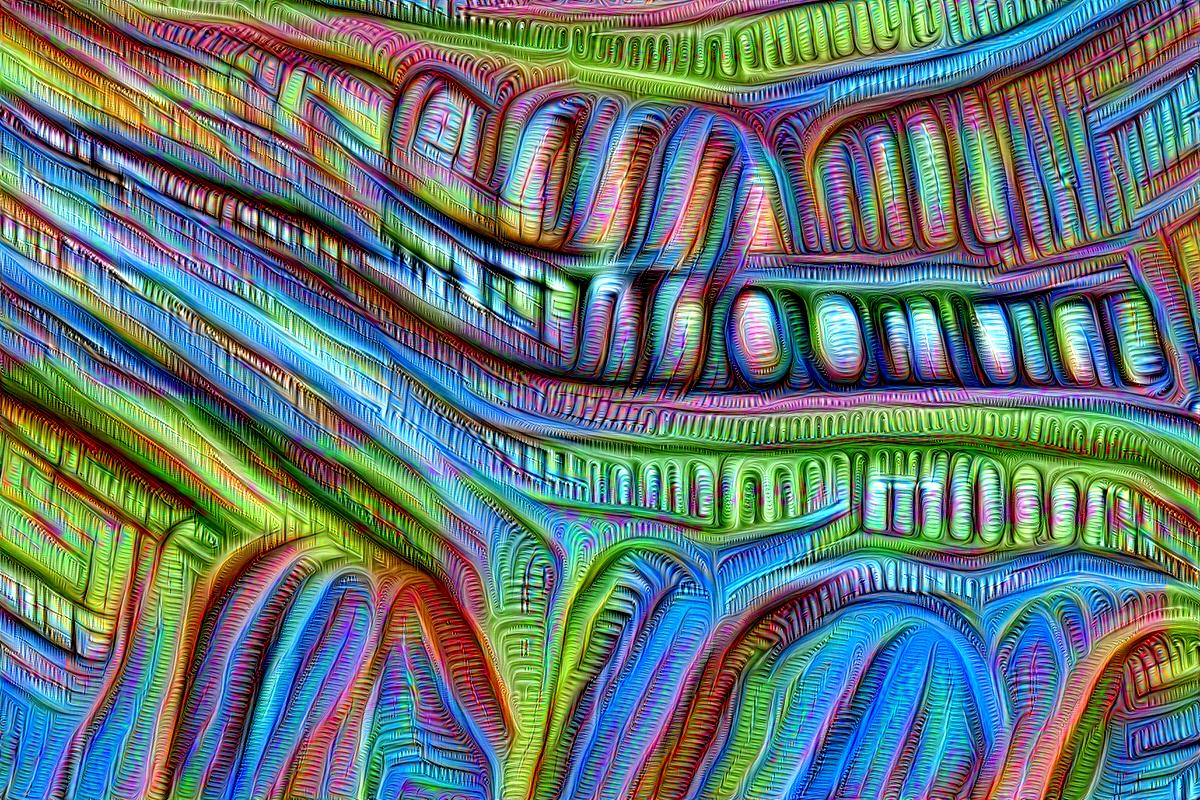
#> input picture Photos/Iterative_Places205-GoogLeNet_1.jpg, 1200 x 800 px; its folder holds only this picture in this run
$ jupyter execute --allow-errors ExampleGeneration.ipynb   (shell and % lines are left out)
#> lines starting #> are read from the running program, lines starting #| are printed output that depends on the picture; after the words box and inside, x2 and y2 are one past the last pixel; in counts of white or black regions, pixels touching at a corner belong together
### exGenerator.py
import numpy as np
from scipy.ndimage import rotate
import os
from PIL import Image
import math
import cv2
import matplotlib.pyplot as plt


def ex1(matricola):
#> called with matricola = '1606411'
    aux_1 = list(matricola*2 + matricola[:2])
    aux_2 = list(matricola[:2] + matricola*2)
    aux_16 = []
    for i in range(len(aux_1)):
        aux_16.append(abs(int(aux_1[i])-int(aux_2[i])))

    aux_1 = list(matricola + matricola[:2])
    aux_2 = list(matricola[:4] + matricola[2:])
    aux_9 = []
    for i in range(len(aux_1)):
        aux_9.append(abs(int(aux_1[i])-int(aux_2[i])))

    image = np.array(aux_16)
    image = np.reshape(image, (4,4))
    kernel = np.array(aux_9)
    kernel = np.reshape(kernel, (3,3))

    paddings = ["Constant padding: 0", "Constant padding 1", "Reflection padding", "Symmetric padding"]
    matricola_list = list(matricola)
    totale = 0
    for elem in matricola_list:
        totale += int(elem)
    padding_index = (totale%4)
    x_coords_1 = (totale%2)+ 1
    y_coords_1 = (totale%2)+1
    x_coords_2 = (totale%4)
    y_coords_2 = (totale%4)
    if not (x_coords_2 == 0 or x_coords_2 == 3 or y_coords_2 == 0 or y_coords_2 == 3):
        x_coords_2 = 0
    operations = ['Convolution', 'Correlation']
    print("Operation:")
    print(operations[totale%2])
    print("\nImage:")
    print(image)
    print("\nKernel:")
    print(kernel)
    print("\nPaddings:")
    print(paddings[padding_index])
    print("\nFirst Coords")
    print(x_coords_1, y_coords_1)
    print("Second Coords")
    print(x_coords_2, y_coords_2)


def ex2(matricola):
#> called with matricola = '1606411'
    aux = [int(elem) for elem in matricola]
    totale = 0
    for elem in aux:
        totale += elem
    print("Sigma:")
    print(totale%8 +1)


def ex3(matricola):
    #aux_1 = list(matricola[3:] + matricola[4:] + matricola[3:5] +matricola[:3]+ matricola[:4])
    #aux_2 = list(matricola[6:] + matricola[3:5] + matricola[2:] + matricola[:6]+ matricola[:2])
#> called with matricola = '1606411'
    aux = list(matricola[3:]*4)
    aux_16 = []
    for elem in aux:
        aux_16.append(int(elem))

    image = np.array(aux_16)
    image = np.reshape(image, (4,4))

    kernel = [[-1,-2,-1],[-1,-2,-1],[-1,-2,-1]]
    kernel = np.array(kernel)
    aux = [int(elem) for elem in matricola]
    totale = 0
    for elem in aux:
        totale += elem
    rotation = 45*(totale%8)
    print("Image:")
    print(rotate(image, angle=rotation, mode='nearest', reshape=False))
    print("\nKernel:")
    print(rotate(kernel, angle=rotation, mode='nearest', reshape=False))


def ex4(matricola):

    #aux = list([['0'] + list(matricola[3:6]) +['0'], ['0']*2 + list(matricola[4]) +[0]*2, ['0']*5, ['0']*2 + list(matricola[4]) +[0]*2, ['0'] + list(matricola[3:6]) +['0']])
#> called with matricola = '1606411'
    aux = list(['0'] + list(matricola[3:6]) +['0']+ ['0']*2 + list(matricola[4]) +[0]*2 + ['0']*5 + ['0']*2 + list(matricola[4]) +[0]*2 + ['0'] + list(matricola[3:6]) +['0'])
    aux_16 = []
    for elem in aux:
        aux_16.append(int(elem))

    image = np.array(aux_16)
    image = np.reshape(image, (5,5))

    aux = [int(elem) for elem in matricola]
    totale = 0
    for elem in aux:
        totale += elem
    rotation = 45*(totale%8)
    operations = ['Opening', 'Closure']
    if totale%2==0:
        image[2,2] = 1
    image = np.where(image==0, image, 1)
    print("Image:")
    print(rotate(image, angle=rotation, mode='nearest', reshape=False))
    print("\nOperation:")
    print(operations[totale%2])


def ex5(matricola):
#> called with matricola = '1606411'
    aux = list(['0'] + list(matricola[3:6]) +['0']+ ['0']*2 + list(matricola[4]) +[0]*2 + ['0']*10 + ['0']*2 + list(matricola[4]) +[0]*2)
    aux_16 = []
    for elem in aux:
        aux_16.append(int(elem))

    image = np.array(aux_16)
    image = np.reshape(image, (5,5))

    aux = [int(elem) for elem in matricola]
    totale = 0
    for elem in aux:
        totale += elem
    rotation = 45*(totale%8)
    operations = ['Erosion (3,3)', 'Dilation (3,3)']

    print("Image:")
    print(rotate(image, angle=rotation, mode='nearest', reshape=False))
    print("\nOperation:")
    print(operations[totale%2])


def ex6(matricola):
#> called with matricola = '1606411'
    aux1 = list(matricola[:4])
    aux2 = list(matricola[4:]+matricola[1])
    aux = []
    for i in range(len(aux1)):
        aux.append(abs(int(aux1[i])-int(aux2[i])))
    vec = np.array(aux)
    print("Upsample by a factor of 2 (resulting in a 1x8 vector) via Bilinear Interpolation")
    print(vec)


def ex7(matricola):
#> called with matricola = '1606411'
    aux1 = list(matricola)
    aux2 = list(matricola)
    aux2.reverse()
    aux = []
    for i in range(len(aux1)):
        aux.append(abs(int(aux1[i])+int(aux2[i])))
    aux += list(matricola) + list(matricola[4:6])
    mat = [int(elem) for elem in aux]
    image = np.array(mat)
    image = np.reshape(image, (4,4))
    print("Image Mat:")
    print(image)


def ex8(matricola):
#> called with matricola = '1606411'
    path = "./Photos"
    aux = [int(elem) for elem in matricola]
    totale = 0
    for elem in aux:
        totale += elem
    lista = os.listdir(path)
    idx1 = totale%len(lista)
    idx2 = (totale-3)%len(lista)
    im1 = Image.open(path + '/' + lista[idx1]).convert('L')
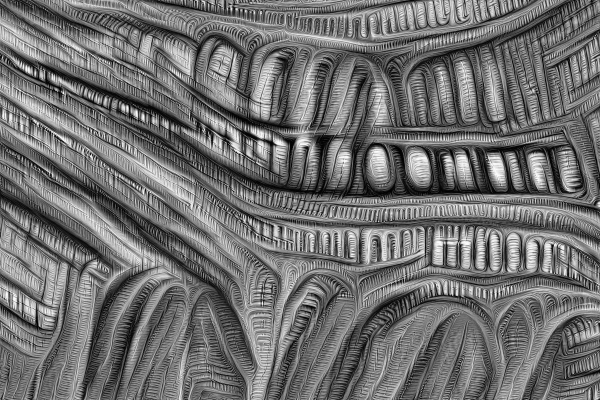
#> im1: PIL image 1200x800 L (shown at 1/2 size); min 0, max 255, mean 112
    im2 = Image.open(path + '/' + lista[idx2]).convert('L')
    return im1, im2


def ex10(matricola):
#> called with matricola = '1606411'
    aux = [int(elem) for elem in matricola]
    totale = 0
    for elem in aux:
        totale += elem
    methods = ['HoG', 'Harris']
    print("Features Extractor:\n", methods[totale%2])


def draw_shape(image, shape, dims, color):
    """Draws a shape from the given specs."""
    # Get the center x, y and the size s
    x, y, s = dims
    if shape == 'square':
        image = cv2.rectangle(image, (x - s, y - s),
                              (x + s, y + s), color, -1)
    elif shape == "circle":
        image = cv2.circle(image, (x, y), s, color, -1)
    elif shape == "triangle":
        points = np.array([[(x, y - s),
                            (x - s / math.sin(math.radians(60)), y + s),
                            (x + s / math.sin(math.radians(60)), y + s),
                            ]], dtype=np.int32)
        image = cv2.fillPoly(image, points, color)
    return image


def ex11(matricola):
#> called with matricola = '1606411'
    image1 = np.zeros((256,256,3))
    image2 = np.zeros((256,256,3))
    image3 = np.zeros((256,256,3))
    image4 = np.zeros((256,256,3))

    coords_1 = [[64,64], [64, 192], [192, 64], [192,192]]
    coords_2 = [[64,64], [64, 192], [192, 64], [192,192]]
    shapes = ["square", "circle", "triangle"]

    aux = [int(elem) for elem in matricola]
    totale = 0
    for elem in aux:
        totale += elem

    idx1 = totale%4
    idx2 = (totale-1)%4
    if idx1==idx2:
        idx1 = 0
        idx2 = 1
    shapeIdx1 = totale%3
    shapeIdx2 = (totale-1)%3

    dims1 = ((totale%3)+1)*12
    dims2 = ((totale%4)+1)*10

    color = (255,255,255)

    coords1_1 = [coords_1[idx1][0], coords_1[idx1][1], dims1]
    coords1_2 = [coords_2[idx2][0], coords_2[idx2][1], dims2]

    if coords_1[idx1][0]==64:
        coords_1[idx1][0] -= 10
    if coords_1[idx1][1]==64:
        coords_1[idx1][1] -= 10
    if coords_1[idx1][0]==192:
        coords_1[idx1][0] += 10
    if coords_1[idx1][1]==192:
        coords_1[idx1][1] += 10

    if coords_2[idx2][0]==64:
        coords_2[idx2][0] += 10
    if coords_2[idx2][1]==64:
        coords_2[idx2][1] += 10
    if coords_2[idx2][0]==192:
        coords_2[idx2][0] -= 10
    if coords_2[idx2][1]==192:
        coords_2[idx2][1] -= 10

    coords2_1 = [coords_1[idx1][0], coords_1[idx1][1], dims1]
    coords2_2 = [coords_2[idx2][0], coords_2[idx2][1], dims2]

    if coords_1[idx1][0]==54:
        coords_1[idx1][0] -= 10
    if coords_1[idx1][1]==54:
        coords_1[idx1][1] -= 10
    if coords_1[idx1][0]==202:
        coords_1[idx1][0] += 10
    if coords_1[idx1][1]==202:
        coords_1[idx1][1] += 10

    if coords_2[idx2][0]==74:
        coords_2[idx2][0] += 10
    if coords_2[idx2][1]==74:
        coords_2[idx2][1] += 10
    if coords_2[idx2][0]==182:
        coords_2[idx2][0] -= 10
    if coords_2[idx2][1]==182:
        coords_2[idx2][1] -= 10

    coords3_1 = [coords_1[idx1][0], coords_1[idx1][1], dims1]
    coords3_2 = [coords_2[idx2][0], coords_2[idx2][1], dims2]

    image1 = draw_shape(image1, shapes[shapeIdx1], coords1_1, color)
    image1 = draw_shape(image1, shapes[shapeIdx2], coords1_2, color)

    image2 = draw_shape(image2, shapes[shapeIdx1], coords2_1, color)
    image2 = draw_shape(image2, shapes[shapeIdx2], coords2_2, color)

    image3 = draw_shape(image3, shapes[shapeIdx1], coords3_1, color)
    image3 = draw_shape(image3, shapes[shapeIdx2], coords3_2, color)


    image4 = draw_shape(image4, shapes[shapeIdx1], coords1_1, color)
    image4 = draw_shape(image4, shapes[shapeIdx2], coords1_2, color)

    image4 = draw_shape(image4, shapes[shapeIdx1], coords2_1, color)
    image4 = draw_shape(image4, shapes[shapeIdx2], coords2_2, color)

    image4 = draw_shape(image4, shapes[shapeIdx1], coords3_1, color)
    image4 = draw_shape(image4, shapes[shapeIdx2], coords3_2, color)

    image1 = Image.fromarray(image1.astype(np.uint8)).convert('L')
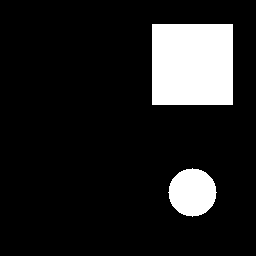
#> image1: PIL image 256x256 L; 12.7% white; 2 white regions, box (x1, y1, x2, y2) and area: (152, 24, 233, 105) 6561, (168, 168, 217, 217) 1793
    image2 = Image.fromarray(image2.astype(np.uint8)).convert('L')
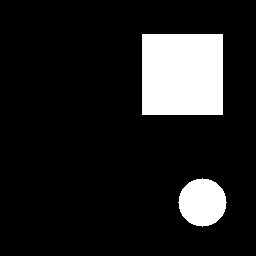
#> image2: PIL image 256x256 L; 12.7% white; 2 white regions, box (x1, y1, x2, y2) and area: (142, 34, 223, 115) 6561, (178, 178, 227, 227) 1793
    image3 = Image.fromarray(image3.astype(np.uint8)).convert('L')
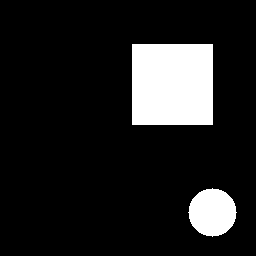
#> image3: PIL image 256x256 L; 12.7% white; 2 white regions, box (x1, y1, x2, y2) and area: (132, 44, 213, 125) 6561, (188, 188, 237, 237) 1793
    image4 = Image.fromarray(image4.astype(np.uint8)).convert('L')
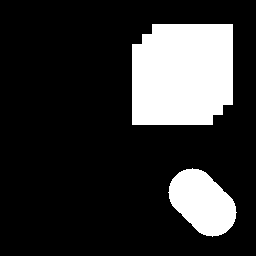
#> image4: PIL image 256x256 L; 19.4% white; 2 white regions, box (x1, y1, x2, y2) and area: (132, 24, 233, 125) 9601, (168, 168, 237, 237) 3125
#> call 2 of ex11, with matricola = '1224467'
#> in ex11 (call 2), `image1 = Image.fromarray(image1.astype(np.uint8)).convert('L')`:
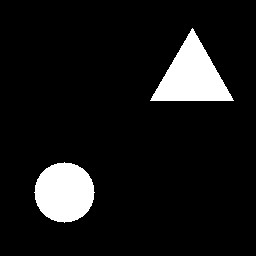
#> image1: PIL image 256x256 L; 9% white; 2 white regions, box (x1, y1, x2, y2) and area: (150, 28, 234, 101) 3105, (34, 162, 95, 223) 2821
#> in ex11 (call 2), `image2 = Image.fromarray(image2.astype(np.uint8)).convert('L')`:
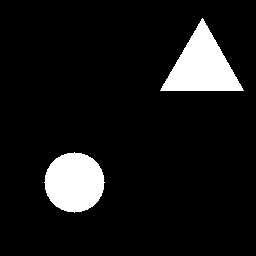
#> image2: PIL image 256x256 L; 9% white; 2 white regions, box (x1, y1, x2, y2) and area: (160, 18, 244, 91) 3105, (44, 152, 105, 213) 2821
#> in ex11 (call 2), `image3 = Image.fromarray(image3.astype(np.uint8)).convert('L')`:
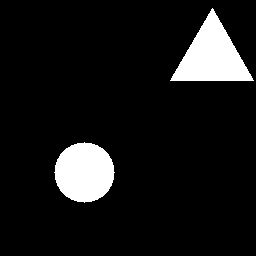
#> image3: PIL image 256x256 L; 9% white; 2 white regions, box (x1, y1, x2, y2) and area: (170, 8, 254, 81) 3105, (54, 142, 115, 203) 2821
#> in ex11 (call 2), `image4 = Image.fromarray(image4.astype(np.uint8)).convert('L')`:
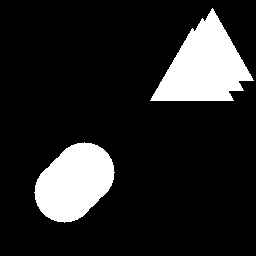
#> image4: PIL image 256x256 L; 14.8% white; 2 white regions, box (x1, y1, x2, y2) and area: (150, 8, 254, 101) 5195, (34, 142, 115, 223) 4509

    return image1, image2, image3, image4


def ex12(matricola):
#> called with matricola = '1606411'
    path = "./Distorted"
    aux = [int(elem) for elem in matricola]
    totale = 0
    for elem in aux:
        totale += elem
    lista = os.listdir(path)
    idx1 = totale%len(lista)
    idx2 = (totale-3)%len(lista)
    im1 = Image.open(path + '/' + lista[idx1]).convert('L')
    im2 = Image.open(path + '/' + lista[idx2]).convert('L')
    return im1, im2

### ExampleGeneration.ipynb
[cell 1]
import numpy as np
from scipy.ndimage import rotate
import os
from PIL import Image
import math
import cv2
import matplotlib.pyplot as plt

[cell 2]
from exGenerator import *

[cell 3]
matricola = '1606411'

[cell 4]
ex1(matricola)

[cell 5]
ex2(matricola)

[cell 6]
ex3(matricola)

[cell 7]
ex4(matricola)

[cell 8]
ex5(matricola)

[cell 9]
ex6(matricola)

[cell 10]
ex7(matricola)

[cell 11]
im1, im2 = ex8(matricola)

[cell 12]
plt.imshow(im2)

[cell 13]
ex10(matricola)

[cell 14]
im1, im2, im3, im4 = ex11(matricola)

[cell 15]
plt.imshow(im4)

[cell 16]
im1, im2, im3, im4 = ex11('1224467')
plt.imshow(im1)

#> (a cell that did not finish here is left out)

#> (a cell that did not finish here is left out)

[cell 19]
plt.imshow(im1)

$ run again, on Photos/Iterative_Places205-GoogLeNet_14.jpg
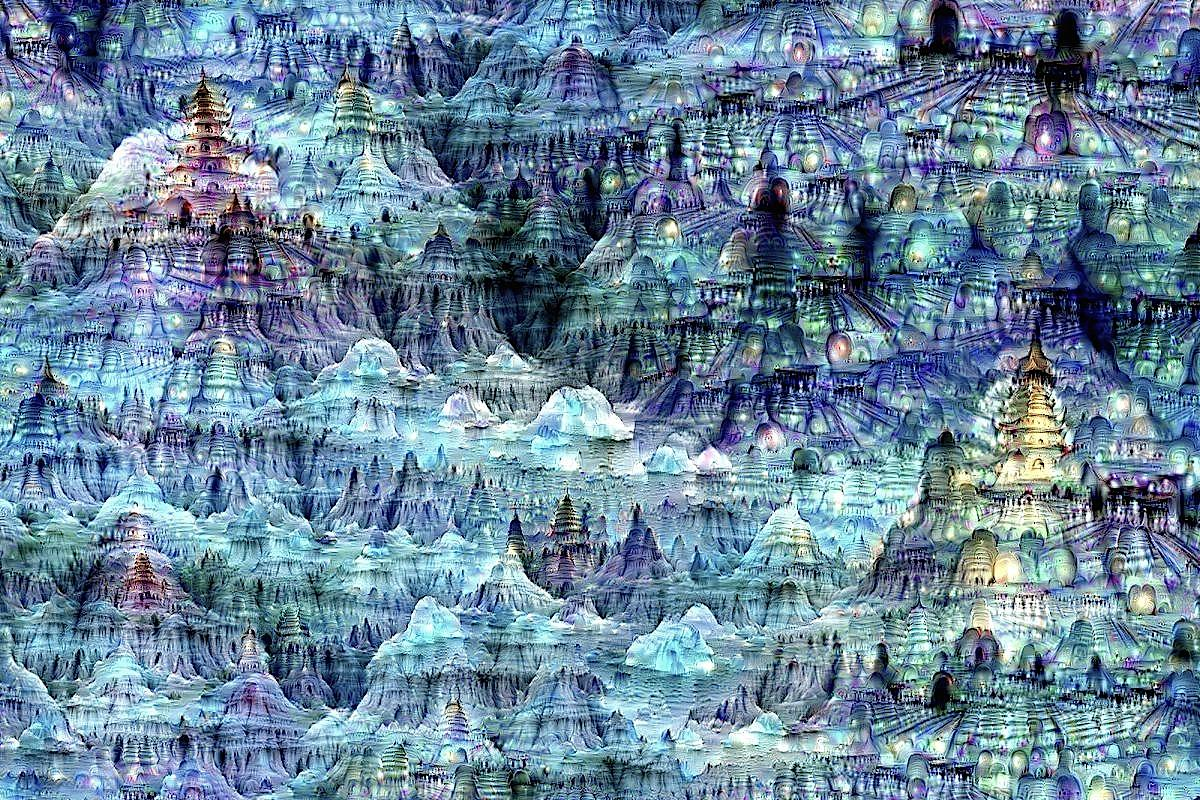
#> input picture Photos/Iterative_Places205-GoogLeNet_14.jpg, 1200 x 800 px
#> in ex8, `im1 = Image.open(path + '/' + lista[idx1]).convert('L')`:
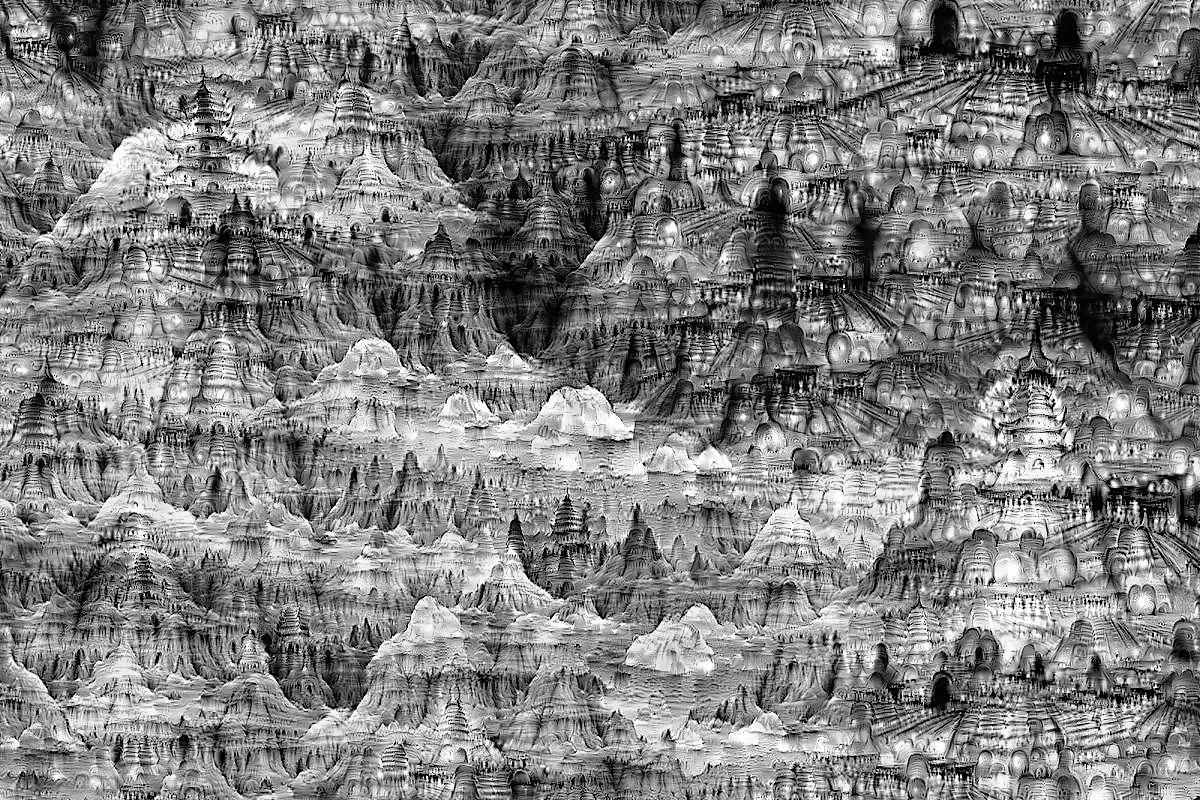
#> im1: PIL image 1200x800 L; min 0, max 255, mean 128.3
#> image1: PIL image 256x256 L; 12.7% white; 2 white regions, box (x1, y1, x2, y2) and area: (152, 24, 233, 105) 6561, (168, 168, 217, 217) 1793
#> image2: PIL image 256x256 L; 12.7% white; 2 white regions, box (x1, y1, x2, y2) and area: (142, 34, 223, 115) 6561, (178, 178, 227, 227) 1793
#> image3: PIL image 256x256 L; 12.7% white; 2 white regions, box (x1, y1, x2, y2) and area: (132, 44, 213, 125) 6561, (188, 188, 237, 237) 1793
#> image4: PIL image 256x256 L; 19.4% white; 2 white regions, box (x1, y1, x2, y2) and area: (132, 24, 233, 125) 9601, (168, 168, 237, 237) 3125
#> image1: PIL image 256x256 L; 9% white; 2 white regions, box (x1, y1, x2, y2) and area: (150, 28, 234, 101) 3105, (34, 162, 95, 223) 2821
#> image2: PIL image 256x256 L; 9% white; 2 white regions, box (x1, y1, x2, y2) and area: (160, 18, 244, 91) 3105, (44, 152, 105, 213) 2821
#> image3: PIL image 256x256 L; 9% white; 2 white regions, box (x1, y1, x2, y2) and area: (170, 8, 254, 81) 3105, (54, 142, 115, 203) 2821
#> image4: PIL image 256x256 L; 14.8% white; 2 white regions, box (x1, y1, x2, y2) and area: (150, 8, 254, 101) 5195, (34, 142, 115, 223) 4509
